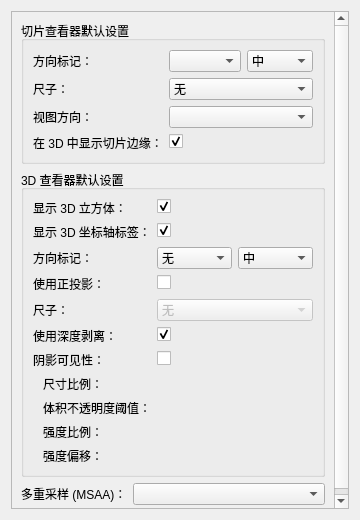
<ui version="4.0">
 <class>qSlicerSettingsViewsPanel</class>
 <widget class="ctkSettingsPanel" name="qSlicerSettingsViewsPanel">
  <property name="geometry">
   <rect>
    <x>0</x>
    <y>0</y>
    <width>360</width>
    <height>520</height>
   </rect>
  </property>
  <property name="windowTitle">
   <string>视图设置</string>
  </property>
  <layout class="QVBoxLayout" name="verticalLayout_2">
   <item>
    <widget class="QScrollArea" name="scrollArea">
     <property name="widgetResizable">
      <bool>true</bool>
     </property>
     <widget class="QWidget" name="scrollAreaWidgetContents">
      <property name="geometry">
       <rect>
        <x>0</x>
        <y>0</y>
        <width>340</width>
        <height>500</height>
       </rect>
      </property>
      <property name="sizePolicy">
       <sizepolicy hsizetype="Expanding" vsizetype="Expanding">
        <horstretch>0</horstretch>
        <verstretch>0</verstretch>
       </sizepolicy>
      </property>
      <layout class="QVBoxLayout" name="verticalLayout">
       <item>
        <widget class="ctkCollapsibleGroupBox" name="CollapsibleGroupBox">
         <property name="title">
          <string>切片查看器默认设置</string>
         </property>
         <layout class="QFormLayout" name="formLayout_2">
          <property name="fieldGrowthPolicy">
           <enum>QFormLayout::AllNonFixedFieldsGrow</enum>
          </property>
          <item row="0" column="0">
           <widget class="QLabel" name="SliceOrientationMarkerLabel">
            <property name="text">
             <string>方向标记：</string>
            </property>
           </widget>
          </item>
          <item row="0" column="1">
           <layout class="QHBoxLayout" name="horizontalLayout_2">
            <item>
             <widget class="ctkComboBox" name="SliceOrientationMarkerTypeComboBox" />
            </item>
            <item>
             <widget class="ctkComboBox" name="SliceOrientationMarkerSizeComboBox">
              <property name="currentIndex">
               <number>1</number>
              </property>
              <item>
               <property name="text">
                <string>小</string>
               </property>
              </item>
              <item>
               <property name="text">
                <string>中</string>
               </property>
              </item>
              <item>
               <property name="text">
                <string>大</string>
               </property>
              </item>
             </widget>
            </item>
           </layout>
          </item>
          <item row="1" column="0">
           <widget class="QLabel" name="SliceRulerLabel">
            <property name="text">
             <string>尺子：</string>
            </property>
           </widget>
          </item>
          <item row="1" column="1">
           <widget class="ctkComboBox" name="SliceRulerTypeComboBox">
            <item>
             <property name="text">
              <string>无</string>
             </property>
            </item>
            <item>
             <property name="text">
              <string>瘦</string>
             </property>
            </item>
            <item>
             <property name="text">
              <string>厚</string>
             </property>
            </item>
           </widget>
          </item>
          <item row="2" column="0">
           <widget class="QLabel" name="SliceViewOrientationLabel">
            <property name="text">
             <string>视图方向：</string>
            </property>
           </widget>
          </item>
          <item row="2" column="1">
           <widget class="ctkComboBox" name="SliceViewOrientationComboBox">
            <property name="currentIndex">
             <number>-1</number>
            </property>
           </widget>
          </item>
          <item row="3" column="0">
           <widget class="QLabel" name="SliceViewOrientationLabel_2">
            <property name="text">
             <string>在 3D 中显示切片边缘：</string>
            </property>
           </widget>
          </item>
          <item row="3" column="1">
           <widget class="ctkCheckBox" name="SliceEdgeVisibility3DCheckBox">
            <property name="toolTip">
             <string>在 3D 视图中显示切片时显示彩色边框。</string>
            </property>
            <property name="checked">
             <bool>true</bool>
            </property>
           </widget>
          </item>
         </layout>
        </widget>
       </item>
       <item>
        <widget class="ctkCollapsibleGroupBox" name="CollapsibleGroupBox_2">
         <property name="title">
          <string>3D 查看器默认设置</string>
         </property>
         <layout class="QFormLayout" name="formLayout_3">
          <property name="fieldGrowthPolicy">
           <enum>QFormLayout::AllNonFixedFieldsGrow</enum>
          </property>
          <item row="0" column="0">
           <widget class="QLabel" name="ThreeDBoxVisibilityLabel">
            <property name="text">
             <string>显示 3D 立方体：</string>
            </property>
           </widget>
          </item>
          <item row="0" column="1">
           <widget class="ctkCheckBox" name="ThreeDBoxVisibilityCheckBox">
            <property name="checked">
             <bool>true</bool>
            </property>
           </widget>
          </item>
          <item row="1" column="0">
           <widget class="QLabel" name="ThreeDAxisLabelsVisibilityLabel">
            <property name="text">
             <string>显示 3D 坐标轴标签：</string>
            </property>
           </widget>
          </item>
          <item row="1" column="1">
           <widget class="ctkCheckBox" name="ThreeDAxisLabelsVisibilityCheckBox">
            <property name="checked">
             <bool>true</bool>
            </property>
           </widget>
          </item>
          <item row="2" column="0">
           <widget class="QLabel" name="ThreeDOrientationMarkerLabel">
            <property name="text">
             <string>方向标记：</string>
            </property>
           </widget>
          </item>
          <item row="2" column="1">
           <layout class="QHBoxLayout" name="horizontalLayout_3">
            <item>
             <widget class="ctkComboBox" name="ThreeDOrientationMarkerTypeComboBox">
              <item>
               <property name="text">
                <string>无</string>
               </property>
              </item>
              <item>
               <property name="text">
                <string>立方体</string>
               </property>
              </item>
              <item>
               <property name="text">
                <string>人</string>
               </property>
              </item>
              <item>
               <property name="text">
                <string>坐标轴</string>
               </property>
              </item>
             </widget>
            </item>
            <item>
             <widget class="ctkComboBox" name="ThreeDOrientationMarkerSizeComboBox">
              <property name="currentIndex">
               <number>1</number>
              </property>
              <item>
               <property name="text">
                <string>小</string>
               </property>
              </item>
              <item>
               <property name="text">
                <string>中</string>
               </property>
              </item>
              <item>
               <property name="text">
                <string>大</string>
               </property>
              </item>
             </widget>
            </item>
           </layout>
          </item>
          <item row="3" column="0">
           <widget class="QLabel" name="label">
            <property name="text">
             <string>使用正投影：</string>
            </property>
           </widget>
          </item>
          <item row="3" column="1">
           <widget class="ctkCheckBox" name="ThreeDUseOrthographicProjectionCheckBox" />
          </item>
          <item row="4" column="0">
           <widget class="QLabel" name="ThreeDRulerTypeLabel">
            <property name="text">
             <string>尺子：</string>
            </property>
           </widget>
          </item>
          <item row="4" column="1">
           <widget class="ctkComboBox" name="ThreeDRulerTypeComboBox">
            <property name="enabled">
             <bool>false</bool>
            </property>
            <property name="toolTip">
             <string>尺子仅在使用正投影模式时显示。</string>
            </property>
            <item>
             <property name="text">
              <string>无</string>
             </property>
            </item>
            <item>
             <property name="text">
              <string>瘦</string>
             </property>
            </item>
            <item>
             <property name="text">
              <string>厚</string>
             </property>
            </item>
           </widget>
          </item>
          <item row="5" column="0">
           <widget class="QLabel" name="ThreeDUseDepthPeelingLabel">
            <property name="text">
             <string>使用深度剥离：</string>
            </property>
           </widget>
          </item>
          <item row="5" column="1">
           <widget class="ctkCheckBox" name="ThreeDUseDepthPeelingCheckBox">
            <property name="toolTip">
             <string>启用深度剥离可以改善透明模型的渲染，但会增加计算成本。</string>
            </property>
            <property name="checked">
             <bool>true</bool>
            </property>
           </widget>
          </item>
          <item row="6" column="0">
           <widget class="QLabel" name="ThreeDShadowsVisibilityLabel">
            <property name="text">
             <string>阴影可见性：</string>
            </property>
           </widget>
          </item>
          <item row="6" column="1">
           <widget class="ctkCheckBox" name="ThreeDShadowsVisibilityCheckBox">
            <property name="toolTip">
             <string>默认显示阴影以改善深度感知</string>
            </property>
            <property name="checked">
             <bool>false</bool>
            </property>
           </widget>
          </item>
          <item row="7" column="0">
           <widget class="QLabel" name="ThreeDAmbientShadowsSizeScaleLabel">
            <property name="text">
             <string>尺寸比例：</string>
            </property>
            <property name="indent">
             <number>10</number>
            </property>
           </widget>
          </item>
          <item row="7" column="1">
           <widget class="ctkSliderWidget" name="ThreeDAmbientShadowsSizeScaleSlider" native="true">
            <property name="enabled">
             <bool>false</bool>
            </property>
            <property name="singleStep" stdset="0">
             <double>0.010000000000000</double>
            </property>
            <property name="pageStep" stdset="0">
             <double>0.100000000000000</double>
            </property>
            <property name="minimum" stdset="0">
             <double>-3.000000000000000</double>
            </property>
            <property name="maximum" stdset="0">
             <double>3.000000000000000</double>
            </property>
           </widget>
          </item>
          <item row="8" column="0">
           <widget class="QLabel" name="ThreeDAmbientShadowsVolumeOpacityThresholdLabel">
            <property name="text">
             <string>体积不透明度阈值：</string>
            </property>
            <property name="indent">
             <number>10</number>
            </property>
           </widget>
          </item>
          <item row="8" column="1">
           <widget class="ctkSliderWidget" name="ThreeDAmbientShadowsVolumeOpacityThresholdSlider" native="true">
            <property name="enabled">
             <bool>false</bool>
            </property>
            <property name="decimals" stdset="0">
             <number>2</number>
            </property>
            <property name="singleStep" stdset="0">
             <double>0.010000000000000</double>
            </property>
            <property name="pageStep" stdset="0">
             <double>0.100000000000000</double>
            </property>
            <property name="maximum" stdset="0">
             <double>1.000000000000000</double>
            </property>
            <property name="value" stdset="0">
             <double>0.250000000000000</double>
            </property>
            <property name="suffix" stdset="0">
             <string />
            </property>
           </widget>
          </item>
          <item row="10" column="0">
           <widget class="QLabel" name="ThreeDAmbientShadowsIntensityScaleLabel">
            <property name="text">
             <string>强度比例：</string>
            </property>
            <property name="indent">
             <number>10</number>
            </property>
           </widget>
          </item>
          <item row="10" column="1">
           <widget class="ctkSliderWidget" name="ThreeDAmbientShadowsIntensityScaleSlider" native="true">
            <property name="enabled">
             <bool>false</bool>
            </property>
            <property name="singleStep" stdset="0">
             <double>0.010000000000000</double>
            </property>
            <property name="pageStep" stdset="0">
             <double>0.100000000000000</double>
            </property>
            <property name="minimum" stdset="0">
             <double>0.000000000000000</double>
            </property>
            <property name="maximum" stdset="0">
             <double>3.000000000000000</double>
            </property>
            <property name="value" stdset="0">
             <double>1.000000000000000</double>
            </property>
           </widget>
          </item>
          <item row="11" column="0">
           <widget class="QLabel" name="ThreeDAmbientShadowsIntensityShiftLabel">
            <property name="text">
             <string>强度偏移：</string>
            </property>
            <property name="indent">
             <number>10</number>
            </property>
           </widget>
          </item>
          <item row="11" column="1">
           <widget class="ctkSliderWidget" name="ThreeDAmbientShadowsIntensityShiftSlider" native="true">
            <property name="enabled">
             <bool>false</bool>
            </property>
            <property name="singleStep" stdset="0">
             <double>0.010000000000000</double>
            </property>
            <property name="pageStep" stdset="0">
             <double>0.100000000000000</double>
            </property>
            <property name="minimum" stdset="0">
             <double>0.000000000000000</double>
            </property>
            <property name="maximum" stdset="0">
             <double>1.000000000000000</double>
            </property>
            <property name="value" stdset="0">
             <double>0.000000000000000</double>
            </property>
           </widget>
          </item>
         </layout>
        </widget>
       </item>
       <item>
        <layout class="QHBoxLayout" name="horizontalLayout">
         <item>
          <widget class="QLabel" name="MSAALabel">
           <property name="text">
            <string>多重采样 (MSAA)：</string>
           </property>
          </widget>
         </item>
         <item>
          <widget class="QComboBox" name="MSAAComboBox">
           <property name="sizePolicy">
            <sizepolicy hsizetype="Expanding" vsizetype="Fixed">
             <horstretch>0</horstretch>
             <verstretch>0</verstretch>
            </sizepolicy>
           </property>
           <property name="toolTip">
            <string>&lt;DOCTYPE HTML PUBLIC "-//W3C//DTD HTML 4.0//EN" "http://www.w3.org/TR/REC-html40/strict.dtd"&gt;</string>
           </property>
          </widget>
         </item>
        </layout>
       </item>
       <item>
        <spacer name="verticalSpacer">
         <property name="orientation">
          <enum>Qt::Vertical</enum>
         </property>
         <property name="sizeType">
          <enum>QSizePolicy::Expanding</enum>
         </property>
         <property name="sizeHint" stdset="0">
          <size>
           <width>20</width>
           <height>40</height>
          </size>
         </property>
        </spacer>
       </item>
      </layout>
     </widget>
    </widget>
   </item>
  </layout>
 </widget>
 <customwidgets>
  <customwidget>
   <class>ctkCheckBox</class>
   <extends>QCheckBox</extends>
   <header>ctkCheckBox.h</header>
  </customwidget>
  <customwidget>
   <class>ctkCollapsibleGroupBox</class>
   <extends>QGroupBox</extends>
   <header>ctkCollapsibleGroupBox.h</header>
   <container>1</container>
  </customwidget>
  <customwidget>
   <class>ctkComboBox</class>
   <extends>QComboBox</extends>
   <header>ctkComboBox.h</header>
  </customwidget>
  <customwidget>
   <class>ctkSettingsPanel</class>
   <extends>QWidget</extends>
   <header>ctkSettingsPanel.h</header>
   <container>1</container>
  </customwidget>
  <customwidget>
   <class>ctkSliderWidget</class>
   <extends>QWidget</extends>
   <header>ctkSliderWidget.h</header>
  </customwidget>
 </customwidgets>
 <resources />
 <connections>
  <connection>
   <sender>ThreeDUseOrthographicProjectionCheckBox</sender>
   <signal>toggled(bool)</signal>
   <receiver>ThreeDRulerTypeComboBox</receiver>
   <slot>setEnabled(bool)</slot>
   <hints>
    <hint type="sourcelabel">
     <x>439</x>
     <y>228</y>
    </hint>
    <hint type="destinationlabel">
     <x>439</x>
     <y>257</y>
    </hint>
   </hints>
  </connection>
  <connection>
   <sender>ThreeDShadowsVisibilityCheckBox</sender>
   <signal>toggled(bool)</signal>
   <receiver>ThreeDAmbientShadowsSizeScaleSlider</receiver>
   <slot>setEnabled(bool)</slot>
   <hints>
    <hint type="sourcelabel">
     <x>189</x>
     <y>289</y>
    </hint>
    <hint type="destinationlabel">
     <x>206</x>
     <y>315</y>
    </hint>
   </hints>
  </connection>
  <connection>
   <sender>ThreeDShadowsVisibilityCheckBox</sender>
   <signal>toggled(bool)</signal>
   <receiver>ThreeDAmbientShadowsVolumeOpacityThresholdSlider</receiver>
   <slot>setEnabled(bool)</slot>
   <hints>
    <hint type="sourcelabel">
     <x>305</x>
     <y>292</y>
    </hint>
    <hint type="destinationlabel">
     <x>314</x>
     <y>336</y>
    </hint>
   </hints>
  </connection>
  <connection>
   <sender>ThreeDShadowsVisibilityCheckBox</sender>
   <signal>toggled(bool)</signal>
   <receiver>ThreeDAmbientShadowsIntensityScaleSlider</receiver>
   <slot>setEnabled(bool)</slot>
   <hints>
    <hint type="sourcelabel">
     <x>305</x>
     <y>292</y>
    </hint>
    <hint type="destinationlabel">
     <x>314</x>
     <y>360</y>
    </hint>
   </hints>
  </connection>
  <connection>
   <sender>ThreeDShadowsVisibilityCheckBox</sender>
   <signal>toggled(bool)</signal>
   <receiver>ThreeDAmbientShadowsIntensityShiftSlider</receiver>
   <slot>setEnabled(bool)</slot>
   <hints>
    <hint type="sourcelabel">
     <x>305</x>
     <y>292</y>
    </hint>
    <hint type="destinationlabel">
     <x>314</x>
     <y>384</y>
    </hint>
   </hints>
  </connection>
 </connections>
</ui>
